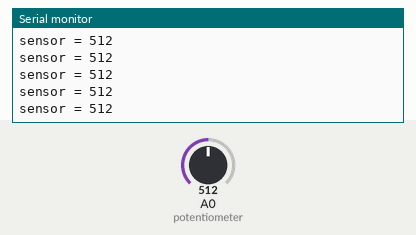
This sketch was run on a simulated Arduino Uno, built with avr-gcc and run on an emulated ATmega328P. Shown: the last lines printed to the serial monitor. The inputs (shaded band) are chosen by the test bench; at power-on: A0 (potentiometer) = 512.

Above: at 1.2 s.
1.3 s: A0 (potentiometer) set to 716
At 1.56 s:
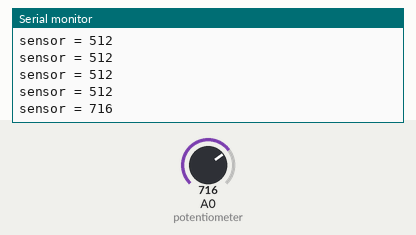
2.8 s: A0 (potentiometer) set to 900
At 2.96 s:
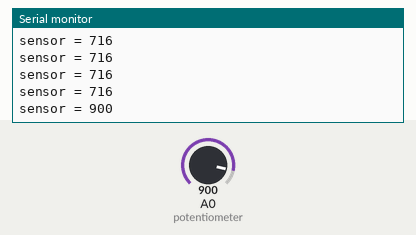
Timing chart, 0 to 5.8 s (numbered marks = the images above; inputs shaded):
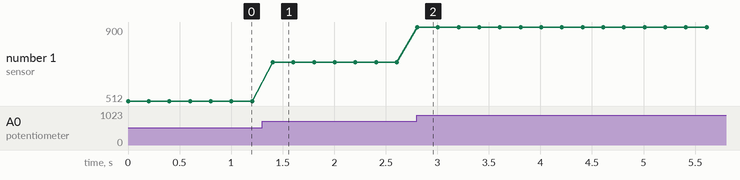

The sketch:

potentiometer.ino
```cpp
const int potentiometer = A0;               // pin for the voltage input: a0

void setup() {
  Serial.begin( 9600 );                     // initialize communication to the PC
}

void loop() {
  int p = analogRead( potentiometer );     // read the voltage input
  Serial.print( "\nsensor = " );           // print the value to the PC
  Serial.print( p );
  delay( 200 );                            // wait a bit
}
```

Measured:
- after the input at 1.3 s, the serial monitor: prints a new line after 0.10 s (image 1)
- after the input at 2.8 s, the serial monitor: prints a new line at once (image 2)
- plotted number 1: 512 → 716 after the input at 1.3 s, 716 → 900 after the input at 2.8 s
